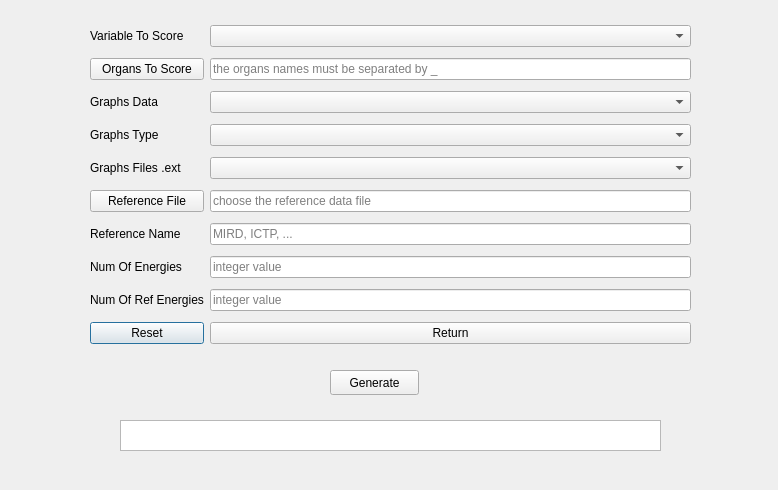
<?xml version="1.0" encoding="UTF-8"?>
<ui version="4.0">
 <class>RootDialog</class>
 <widget class="QDialog" name="RootDialog">
  <property name="geometry">
   <rect>
    <x>0</x>
    <y>0</y>
    <width>778</width>
    <height>490</height>
   </rect>
  </property>
  <property name="windowTitle">
   <string>Dialog</string>
  </property>
  <widget class="QWidget" name="layoutWidget">
   <property name="geometry">
    <rect>
     <x>90</x>
     <y>20</y>
     <width>601</width>
     <height>329</height>
    </rect>
   </property>
   <layout class="QGridLayout" name="gridLayout_4">
    <item row="12" column="1">
     <widget class="QPushButton" name="AnalyseBtnReset">
      <property name="text">
       <string>Reset</string>
      </property>
     </widget>
    </item>
    <item row="1" column="2">
     <widget class="QLineEdit" name="AnalysisLineEdit_ScorOrg">
      <property name="placeholderText">
       <string>the organs names must be separated by _</string>
      </property>
     </widget>
    </item>
    <item row="1" column="1">
     <widget class="QPushButton" name="btnOrgansToScore">
      <property name="cursor">
       <cursorShape>ArrowCursor</cursorShape>
      </property>
      <property name="text">
       <string>Organs To Score</string>
      </property>
     </widget>
    </item>
    <item row="0" column="1">
     <widget class="QLabel" name="VariableToScoreLabel">
      <property name="text">
       <string>Variable To Score</string>
      </property>
     </widget>
    </item>
    <item row="11" column="2">
     <widget class="QLineEdit" name="AnalysisNumOfRefEnelineEdit">
      <property name="placeholderText">
       <string>integer value</string>
      </property>
     </widget>
    </item>
    <item row="6" column="2">
     <widget class="QLineEdit" name="AnalysisLineEditRefFile">
      <property name="placeholderText">
       <string>choose the reference data file</string>
      </property>
     </widget>
    </item>
    <item row="7" column="2">
     <widget class="QLineEdit" name="AnalysisLineEdit_RefName">
      <property name="text">
       <string/>
      </property>
      <property name="placeholderText">
       <string>MIRD, ICTP, ...</string>
      </property>
     </widget>
    </item>
    <item row="3" column="1">
     <widget class="QLabel" name="GraphsTypeLabel">
      <property name="text">
       <string>Graphs Type</string>
      </property>
     </widget>
    </item>
    <item row="7" column="1">
     <widget class="QLabel" name="ReferenceNameLabel">
      <property name="text">
       <string>Reference Name</string>
      </property>
     </widget>
    </item>
    <item row="10" column="1">
     <widget class="QLabel" name="label">
      <property name="text">
       <string>Num Of Energies</string>
      </property>
     </widget>
    </item>
    <item row="4" column="1">
     <widget class="QLabel" name="GraphsFilesExtLabel">
      <property name="contextMenuPolicy">
       <enum>Qt::DefaultContextMenu</enum>
      </property>
      <property name="text">
       <string>Graphs Files .ext</string>
      </property>
     </widget>
    </item>
    <item row="4" column="2">
     <widget class="QComboBox" name="AnalysisComboBoxGraphsExt"/>
    </item>
    <item row="2" column="1">
     <widget class="QLabel" name="GraphsDataLabel">
      <property name="text">
       <string>Graphs Data</string>
      </property>
     </widget>
    </item>
    <item row="6" column="1">
     <widget class="QPushButton" name="btnReferenceFile">
      <property name="text">
       <string>Reference File</string>
      </property>
     </widget>
    </item>
    <item row="2" column="2">
     <widget class="QComboBox" name="AnalysisComboBoxGraphData"/>
    </item>
    <item row="0" column="2">
     <widget class="QComboBox" name="AnalysisComboBoxVarToScore"/>
    </item>
    <item row="12" column="2">
     <widget class="QPushButton" name="btnanalyseReturn">
      <property name="text">
       <string>Return</string>
      </property>
     </widget>
    </item>
    <item row="10" column="2">
     <widget class="QLineEdit" name="AnalysisNumOfEnelineEdit">
      <property name="placeholderText">
       <string>integer value</string>
      </property>
     </widget>
    </item>
    <item row="11" column="1">
     <widget class="QLabel" name="label_2">
      <property name="text">
       <string>Num Of Ref Energies</string>
      </property>
     </widget>
    </item>
    <item row="3" column="2">
     <widget class="QComboBox" name="AnalysisComboBoxGraphsType"/>
    </item>
   </layout>
  </widget>
  <widget class="QPushButton" name="pushButton">
   <property name="geometry">
    <rect>
     <x>330</x>
     <y>370</y>
     <width>89</width>
     <height>25</height>
    </rect>
   </property>
   <property name="text">
    <string>Generate</string>
   </property>
  </widget>
  <widget class="QTextBrowser" name="textBrowser">
   <property name="geometry">
    <rect>
     <x>120</x>
     <y>420</y>
     <width>541</width>
     <height>31</height>
    </rect>
   </property>
  </widget>
 </widget>
 <resources/>
 <connections/>
</ui>
